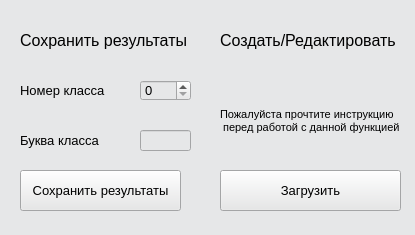
<?xml version="1.0" encoding="UTF-8"?>
<ui version="4.0">
 <class>MainWindow</class>
 <widget class="QMainWindow" name="MainWindow">
  <property name="geometry">
   <rect>
    <x>0</x>
    <y>0</y>
    <width>415</width>
    <height>235</height>
   </rect>
  </property>
  <property name="windowTitle">
   <string>MainWindow</string>
  </property>
  <property name="styleSheet">
   <string notr="true">background-color: rgb(230, 231, 232);</string>
  </property>
  <property name="unifiedTitleAndToolBarOnMac">
   <bool>false</bool>
  </property>
  <widget class="QWidget" name="centralwidget">
   <widget class="QPushButton" name="SaveResults">
    <property name="geometry">
     <rect>
      <x>20</x>
      <y>170</y>
      <width>161</width>
      <height>41</height>
     </rect>
    </property>
    <property name="font">
     <font>
      <family>Arial</family>
      <pointsize>10</pointsize>
     </font>
    </property>
    <property name="text">
     <string>Сохранить результаты</string>
    </property>
   </widget>
   <widget class="QLabel" name="label">
    <property name="geometry">
     <rect>
      <x>20</x>
      <y>20</y>
      <width>171</width>
      <height>41</height>
     </rect>
    </property>
    <property name="font">
     <font>
      <family>Arial</family>
      <pointsize>12</pointsize>
     </font>
    </property>
    <property name="text">
     <string>Сохранить результаты</string>
    </property>
   </widget>
   <widget class="QLineEdit" name="Letter">
    <property name="geometry">
     <rect>
      <x>140</x>
      <y>130</y>
      <width>51</width>
      <height>21</height>
     </rect>
    </property>
    <property name="font">
     <font>
      <family>Arial</family>
      <pointsize>10</pointsize>
     </font>
    </property>
    <property name="inputMethodHints">
     <set>Qt::ImhNone</set>
    </property>
   </widget>
   <widget class="QLabel" name="label_4">
    <property name="geometry">
     <rect>
      <x>220</x>
      <y>20</y>
      <width>181</width>
      <height>41</height>
     </rect>
    </property>
    <property name="font">
     <font>
      <family>Arial</family>
      <pointsize>12</pointsize>
     </font>
    </property>
    <property name="text">
     <string>Создать/Редактировать</string>
    </property>
   </widget>
   <widget class="QPushButton" name="MakeTest">
    <property name="geometry">
     <rect>
      <x>220</x>
      <y>170</y>
      <width>181</width>
      <height>41</height>
     </rect>
    </property>
    <property name="font">
     <font>
      <family>Arial</family>
      <pointsize>10</pointsize>
     </font>
    </property>
    <property name="text">
     <string>Загрузить</string>
    </property>
   </widget>
   <widget class="QLabel" name="label_2">
    <property name="geometry">
     <rect>
      <x>20</x>
      <y>130</y>
      <width>91</width>
      <height>21</height>
     </rect>
    </property>
    <property name="font">
     <font>
      <family>Arial</family>
      <pointsize>10</pointsize>
     </font>
    </property>
    <property name="text">
     <string>Буква класса</string>
    </property>
   </widget>
   <widget class="QLabel" name="label_3">
    <property name="geometry">
     <rect>
      <x>20</x>
      <y>80</y>
      <width>91</width>
      <height>21</height>
     </rect>
    </property>
    <property name="font">
     <font>
      <family>Arial</family>
      <pointsize>10</pointsize>
     </font>
    </property>
    <property name="text">
     <string>Номер класса</string>
    </property>
   </widget>
   <widget class="QSpinBox" name="Class">
    <property name="geometry">
     <rect>
      <x>140</x>
      <y>80</y>
      <width>51</width>
      <height>21</height>
     </rect>
    </property>
    <property name="font">
     <font>
      <family>Arial</family>
      <pointsize>10</pointsize>
     </font>
    </property>
   </widget>
   <widget class="QLabel" name="label_5">
    <property name="geometry">
     <rect>
      <x>220</x>
      <y>80</y>
      <width>181</width>
      <height>81</height>
     </rect>
    </property>
    <property name="font">
     <font>
      <family>Arial</family>
      <pointsize>8</pointsize>
     </font>
    </property>
    <property name="text">
     <string>Пожалуйста прочтите инструкцию
 перед работой с данной функцией</string>
    </property>
   </widget>
  </widget>
  <widget class="QMenuBar" name="menubar">
   <property name="geometry">
    <rect>
     <x>0</x>
     <y>0</y>
     <width>415</width>
     <height>21</height>
    </rect>
   </property>
  </widget>
  <widget class="QStatusBar" name="statusbar"/>
 </widget>
 <resources/>
 <connections/>
</ui>
